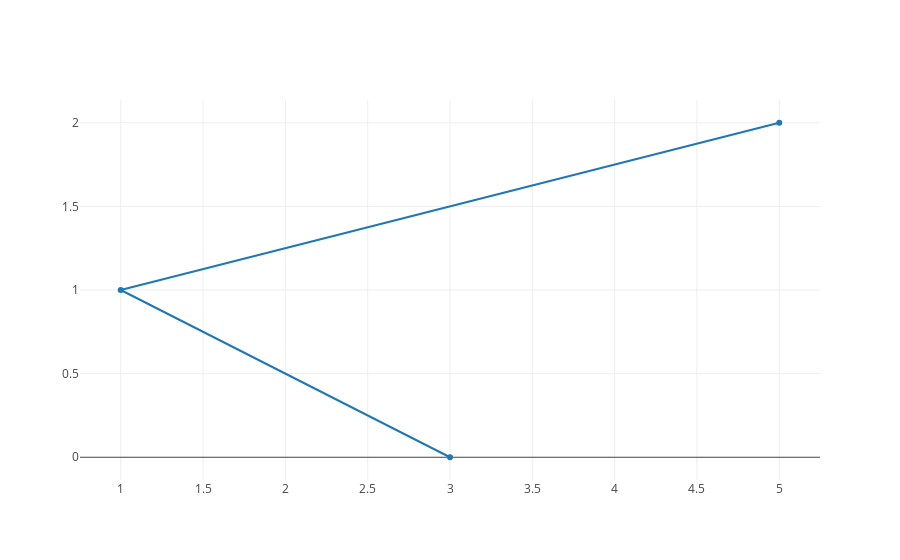

Source (notebook cell):
### Markdown cell above
#### The Y coordinates can also be inferred
This time we only supply the X coordinates, and the Y coordinates are set to [0,1,2]

### Code cell
offline.iplot([{'x': [3, 1, 5]}])

### Figure 1 — Plotly figure (JSON) as saved in the notebook; plotly's stock layout.template omitted (floating-point values rounded to 4 significant figures)
{"data": [{"type": "scatter", "uid": "a4a40d87-50e1-421f-97fb-9b5e9e73f326", "x": [3, 1, 5]}], "layout": {}}
